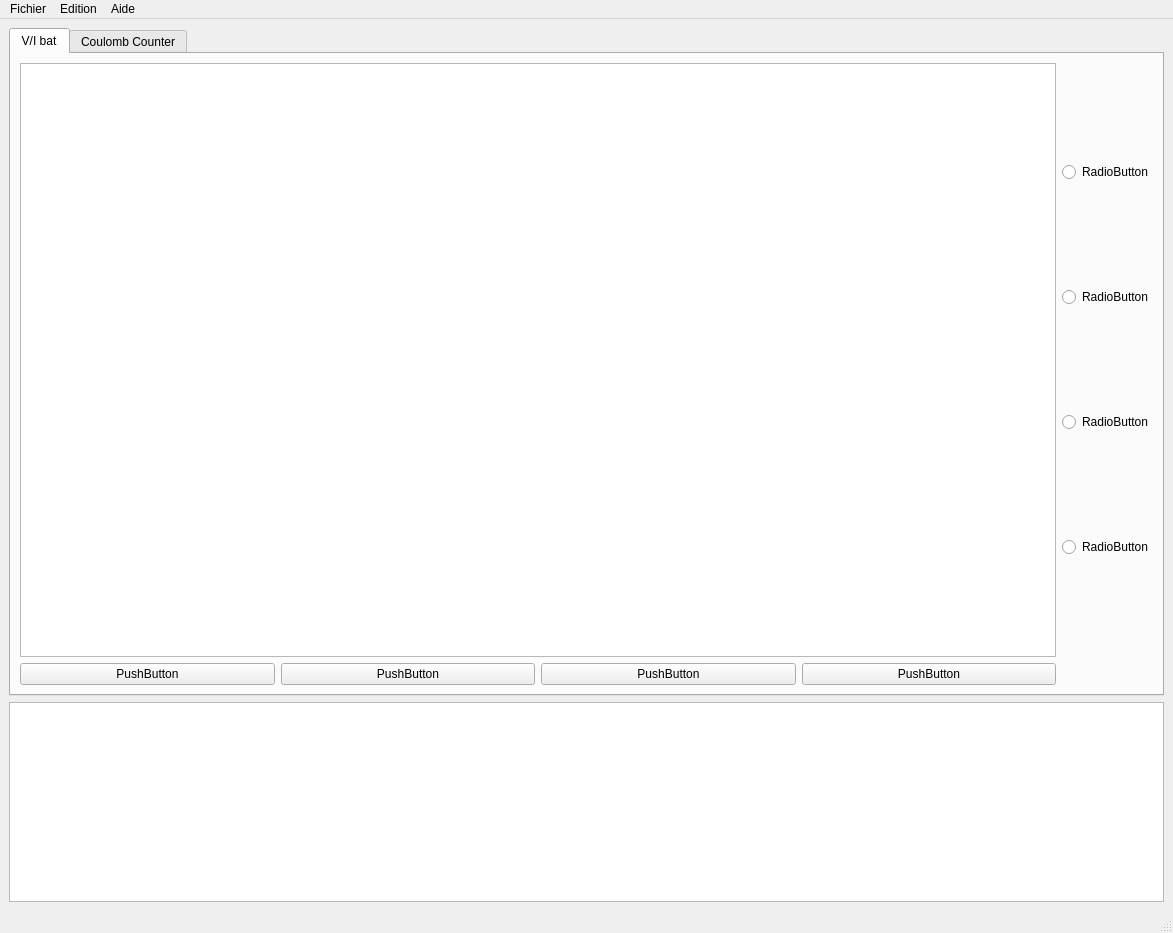
<?xml version="1.0" encoding="UTF-8"?>
<ui version="4.0">
 <class>MainWindow</class>
 <widget class="QMainWindow" name="MainWindow">
  <property name="geometry">
   <rect>
    <x>0</x>
    <y>0</y>
    <width>1173</width>
    <height>933</height>
   </rect>
  </property>
  <property name="windowTitle">
   <string>MainWindow</string>
  </property>
  <widget class="QWidget" name="centralwidget">
   <layout class="QGridLayout" name="gridLayout_2">
    <item row="1" column="0">
     <widget class="QTextEdit" name="textEdit">
      <property name="enabled">
       <bool>true</bool>
      </property>
      <property name="maximumSize">
       <size>
        <width>16777215</width>
        <height>200</height>
       </size>
      </property>
     </widget>
    </item>
    <item row="0" column="0">
     <widget class="QTabWidget" name="tabWidget">
      <property name="currentIndex">
       <number>0</number>
      </property>
      <widget class="QWidget" name="tab">
       <attribute name="title">
        <string>V/I bat</string>
       </attribute>
       <layout class="QGridLayout" name="gridLayout">
        <item row="0" column="0">
         <widget class="QChartView" name="graphicsView_1"/>
        </item>
        <item row="0" column="1">
         <layout class="QVBoxLayout" name="verticalLayout">
          <item>
           <widget class="QRadioButton" name="radioButton">
            <property name="text">
             <string>RadioButton</string>
            </property>
           </widget>
          </item>
          <item>
           <widget class="QRadioButton" name="radioButton_2">
            <property name="text">
             <string>RadioButton</string>
            </property>
           </widget>
          </item>
          <item>
           <widget class="QRadioButton" name="radioButton_3">
            <property name="text">
             <string>RadioButton</string>
            </property>
           </widget>
          </item>
          <item>
           <widget class="QRadioButton" name="radioButton_4">
            <property name="text">
             <string>RadioButton</string>
            </property>
           </widget>
          </item>
         </layout>
        </item>
        <item row="1" column="0">
         <layout class="QHBoxLayout" name="horizontalLayout">
          <item>
           <widget class="QPushButton" name="pushButton">
            <property name="text">
             <string>PushButton</string>
            </property>
           </widget>
          </item>
          <item>
           <widget class="QPushButton" name="pushButton_2">
            <property name="text">
             <string>PushButton</string>
            </property>
           </widget>
          </item>
          <item>
           <widget class="QPushButton" name="pushButton_3">
            <property name="text">
             <string>PushButton</string>
            </property>
           </widget>
          </item>
          <item>
           <widget class="QPushButton" name="pushButton_4">
            <property name="text">
             <string>PushButton</string>
            </property>
           </widget>
          </item>
         </layout>
        </item>
       </layout>
      </widget>
      <widget class="QWidget" name="tab_2">
       <attribute name="title">
        <string>Coulomb Counter</string>
       </attribute>
       <layout class="QGridLayout" name="gridLayout_3">
        <item row="0" column="0">
         <widget class="QGraphicsView" name="graphicsView_2"/>
        </item>
        <item row="0" column="1">
         <layout class="QVBoxLayout" name="verticalLayout_2">
          <item>
           <widget class="QRadioButton" name="radioButton_5">
            <property name="text">
             <string>RadioButton</string>
            </property>
           </widget>
          </item>
          <item>
           <widget class="QRadioButton" name="radioButton_6">
            <property name="text">
             <string>RadioButton</string>
            </property>
           </widget>
          </item>
          <item>
           <widget class="QRadioButton" name="radioButton_7">
            <property name="text">
             <string>RadioButton</string>
            </property>
           </widget>
          </item>
         </layout>
        </item>
        <item row="1" column="0">
         <layout class="QHBoxLayout" name="horizontalLayout_2">
          <item>
           <widget class="QPushButton" name="pushButton_5">
            <property name="text">
             <string>PushButton</string>
            </property>
           </widget>
          </item>
          <item>
           <widget class="QPushButton" name="pushButton_6">
            <property name="text">
             <string>PushButton</string>
            </property>
           </widget>
          </item>
          <item>
           <widget class="QPushButton" name="pushButton_7">
            <property name="text">
             <string>PushButton</string>
            </property>
           </widget>
          </item>
         </layout>
        </item>
       </layout>
      </widget>
     </widget>
    </item>
   </layout>
  </widget>
  <widget class="QMenuBar" name="menubar">
   <property name="geometry">
    <rect>
     <x>0</x>
     <y>0</y>
     <width>1173</width>
     <height>31</height>
    </rect>
   </property>
   <widget class="QMenu" name="menuFichier">
    <property name="title">
     <string>Fichier</string>
    </property>
   </widget>
   <widget class="QMenu" name="menuEdition">
    <property name="title">
     <string>Edition</string>
    </property>
   </widget>
   <widget class="QMenu" name="menuAide">
    <property name="title">
     <string>Aide</string>
    </property>
   </widget>
   <addaction name="menuFichier"/>
   <addaction name="menuEdition"/>
   <addaction name="menuAide"/>
  </widget>
  <widget class="QStatusBar" name="statusbar"/>
 </widget>
 <customwidgets>
  <customwidget>
   <class>QChartView</class>
   <extends>QGraphicsView</extends>
   <header>qchartview.h</header>
  </customwidget>
 </customwidgets>
 <resources/>
 <connections/>
</ui>
